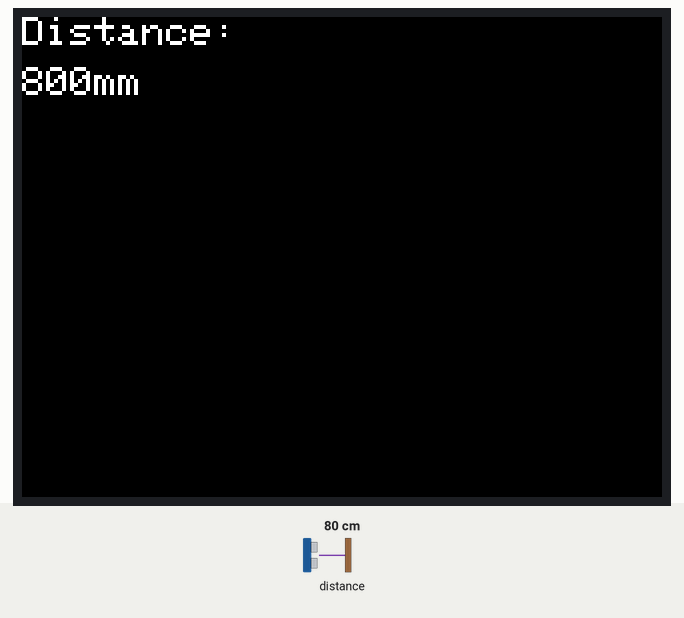
Bench run of a sketch on a simulated ESP32. Parts: 320×240 colour display. Wiring (inferred from the names in the program): VL53L0X range finder at I2C address 0x29. The test bench sets the inputs (shaded band); at power-on: distance to the obstacle 80 cm. What the sketch prints to the serial monitor is not drawn.

Above: at 1.5 s.
1.6 s: distance to the obstacle set to 2 cm
At 2.8 s:
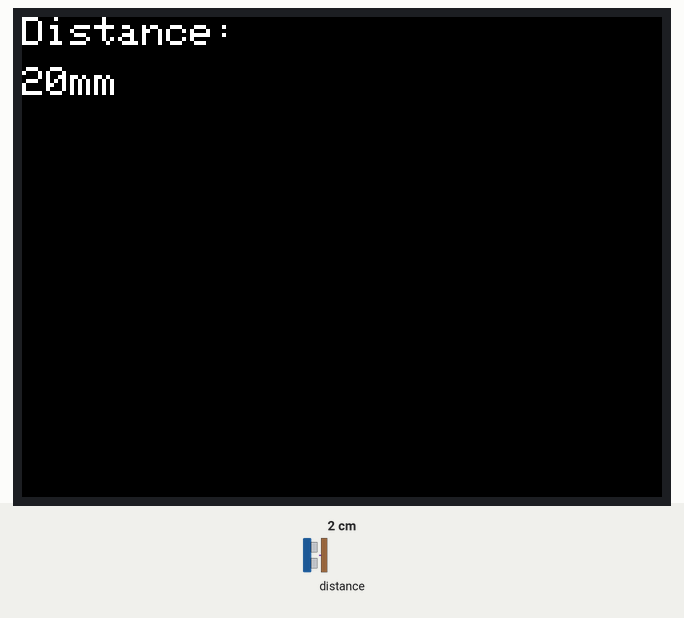
3.1 s: distance to the obstacle set to 4 cm
At 4.3 s:
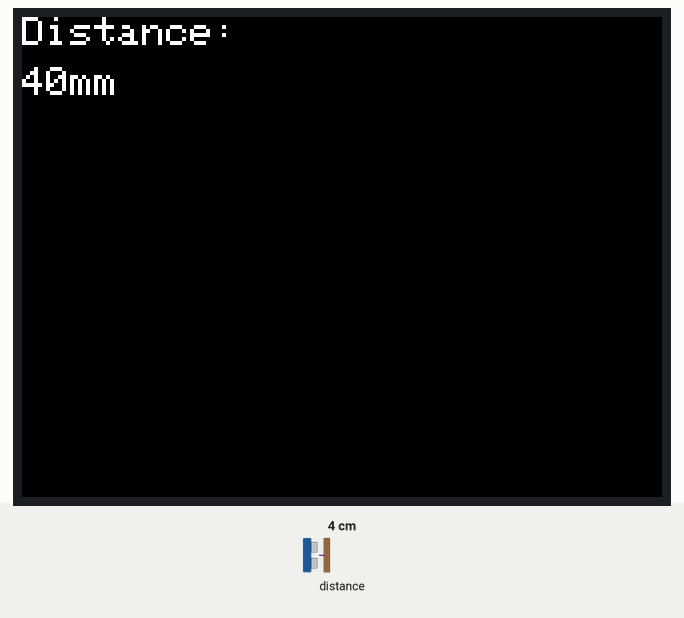
4.6 s: distance to the obstacle set to 9 cm
At 5.7 s:
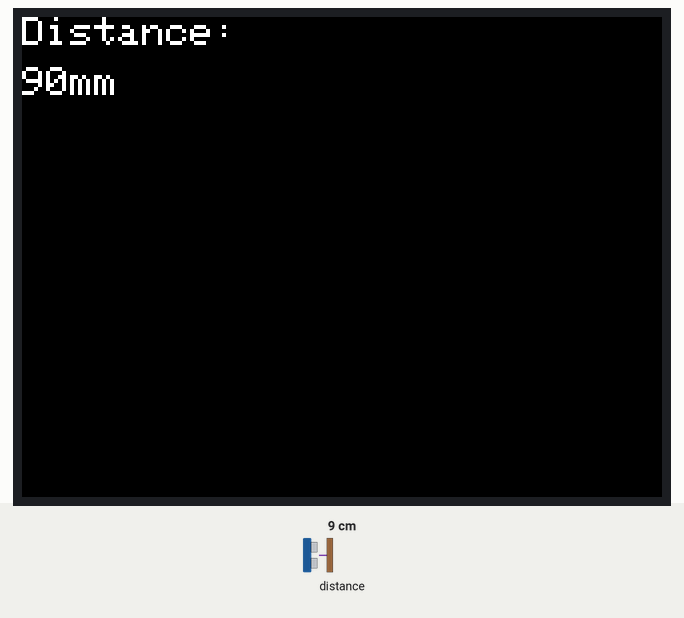
Timing chart, 0 to 7.6 s (numbered marks = the images above; inputs shaded):
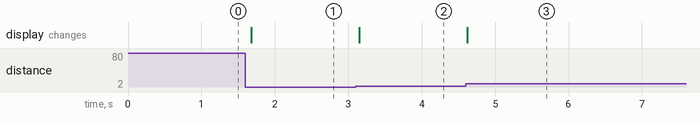

The sketch:

MeasureDistance.ino
```cpp
//the original code by Ted Meyers
//posted here: https://groups.google.com/d/msg/diyrovers/lc7NUZYuJOg/ICPrYNJGBgAJ

#include <M5Stack.h>
#include <Wire.h>

#define VL53L0X_REG_IDENTIFICATION_MODEL_ID         0xc0
#define VL53L0X_REG_IDENTIFICATION_REVISION_ID      0xc2
#define VL53L0X_REG_PRE_RANGE_CONFIG_VCSEL_PERIOD   0x50
#define VL53L0X_REG_FINAL_RANGE_CONFIG_VCSEL_PERIOD 0x70
#define VL53L0X_REG_SYSRANGE_START                  0x00
#define VL53L0X_REG_RESULT_INTERRUPT_STATUS         0x13
#define VL53L0X_REG_RESULT_RANGE_STATUS             0x14

#define ToF_ADDR 0x29//the iic address of tof

byte gbuf[16];

void setup() {
  // put your setup code here, to run once:
  Wire.begin();        // join i2c bus (address optional for master)
  Serial.begin(115200);  // start serial for output
  Serial.println("VLX53LOX test started.");

  //---osmar
  M5.begin();
  M5.Lcd.fillScreen(BLACK);
  M5.Lcd.setTextColor(WHITE);
  M5.Lcd.setTextSize(2);
  //---osmar

  M5.Lcd.setCursor(0, 0);
  M5.Lcd.fillScreen(BLACK);
  M5.Lcd.print("Distance: ");
}

void loop() {
  Serial.println("----- START TEST ----");
  measure_distance();
  Serial.println("----- END TEST ----");
  Serial.println("");
  delay(100);
}

void measure_distance() {
  write_byte_data_at(VL53L0X_REG_SYSRANGE_START, 0x01);

  read_block_data_at(VL53L0X_REG_RESULT_RANGE_STATUS, 12);//read 12 bytes once

  uint16_t dist = makeuint16(gbuf[11], gbuf[10]);//split distance data to "dist"
  byte DeviceRangeStatusInternal = ((gbuf[0] & 0x78) >> 3);

  Serial.print("distance ");  Serial.println(dist);

  M5.Lcd.setCursor(0, 25);
  M5.Lcd.fillRect(0, 25, 100, 25, BLACK);
  M5.Lcd.print(dist);
  M5.Lcd.print("mm");
}

uint16_t bswap(byte b[]) {
  // Big Endian unsigned short to little endian unsigned short
  uint16_t val = ((b[0] << 8) & b[1]);
  return val;
}

uint16_t makeuint16(int lsb, int msb) {
    return ((msb & 0xFF) << 8) | (lsb & 0xFF);
}

uint16_t VL53L0X_decode_vcsel_period(short vcsel_period_reg) {
  // Converts the encoded VCSEL period register value into the real
  // period in PLL clocks
  uint16_t vcsel_period_pclks = (vcsel_period_reg + 1) << 1;
  return vcsel_period_pclks;
}

/*
 * IIC Functions
 */
/* function description: write one byte data */
void write_byte_data(byte data) {
  Wire.beginTransmission(ToF_ADDR);
  Wire.write(data);
  Wire.endTransmission();
}

/* function description: write one byte data to specifical register */
void write_byte_data_at(byte reg, byte data) {
  Wire.beginTransmission(ToF_ADDR);
  Wire.write(reg);
  Wire.write(data);
  Wire.endTransmission();
}

/* function description: read two bytes data to specifical register */
void write_word_data_at(byte reg, uint16_t data) {
  byte b0 = (data &0xFF);
  byte b1 = ((data >> 8) && 0xFF);

  Wire.beginTransmission(ToF_ADDR);
  Wire.write(reg);
  Wire.write(b0);
  Wire.write(b1);
  Wire.endTransmission();
}

/* function description: read one byte data */
byte read_byte_data() {
  Wire.requestFrom(ToF_ADDR, 1);
  while (Wire.available() < 1) delay(1);
  byte b = Wire.read();
  return b;
}

/* function description: read one byte data from specifical register */
byte read_byte_data_at(byte reg) {
  //write_byte_data((byte)0x00);
  write_byte_data(reg);
  Wire.requestFrom(ToF_ADDR, 1);
  while (Wire.available() < 1) delay(1);
  byte b = Wire.read();
  return b;
}

/* function description: read two bytes data from specifical register */
uint16_t read_word_data_at(byte reg) {
  write_byte_data(reg);
  Wire.requestFrom(ToF_ADDR, 2);
  while (Wire.available() < 2) delay(1);
  gbuf[0] = Wire.read();
  gbuf[1] = Wire.read();
  return bswap(gbuf);
}

/* function description: read multiple bytes data from specifical register */
void read_block_data_at(byte reg, int sz) {
  int i = 0;
  write_byte_data(reg);
  Wire.requestFrom(ToF_ADDR, sz);
  for (i=0; i<sz; i++) {
    while (Wire.available() < 1) delay(1);
    gbuf[i] = Wire.read();
  }
}
```

Measured:
- after the input at 1.6 s, the display: changes after 0.08 s (image 1)
- after the input at 3.1 s, the display: changes after 0.05 s (image 2)
- after the input at 4.6 s, the display: changes at once (image 3)
